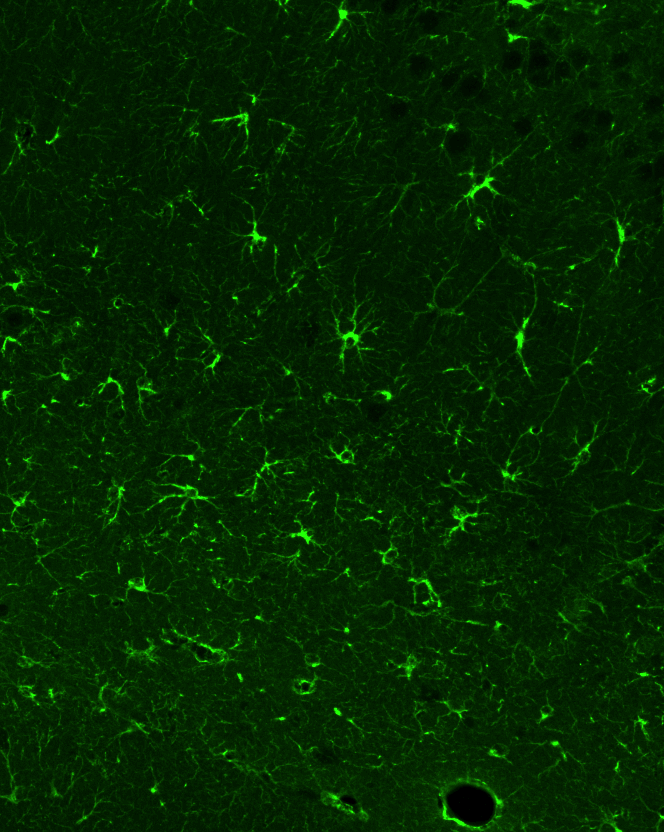
#> input picture input_sample.png, 664 x 832 px, given in place of ROI.tif, which was not available
$ python learnimage.py input_sample.png   (older library calls are emulated)
#> lines starting #> are read from the running program, lines starting #| are printed output that depends on the picture; pictures that were not available may be replaced by others from this repository, and a replacement may not be noted
# Learn image
# Rohan Borkar, Thierno Madjou Bah, Nabil Alkayed

# Dependencies: PIL, matplotlib, skimage, sklearn, numpy
from PIL import Image, ImageOps, ImageChops
import pandas as pd
import matplotlib.pyplot as plt
import matplotlib.patches as patches
import imageio
from sklearn import svm
from sklearn.preprocessing import scale
from skimage import exposure, io
from skimage.color import rgb2lab
from skimage.morphology import watershed, remove_small_objects
from skimage.segmentation import mark_boundaries, slic
from skimage.measure import label, regionprops
from skimage.feature import structure_tensor, structure_tensor_eigvals
import os
import numpy as np
from math import pi
from sys import argv
import pickle
import cv2

# ================================================
# These are a few parameters that must be set by the user before running

# Training or run on folder?
# Must be True (for training) or True (for batch run)
# True/False must be capitalized
training = True

# If training is true, please specify which image to train on
# Must be in same folder as script (.py file)
training_image = 'ROI.tif'

# Where to retrieve files from
# Please make this folder before running
data_folder = 'GFAP green'

# Where to save output files
# Please make this folder before running
output_folder = 'output'

# What to name the output CSV file with the percentages
csv_name = 'trial1'

# Marker name
# IBA-1, GFAP, sEH, GPR-39, PGDS
marker_name = 'GFAP'

# ================================================

class LearnImage:
	def __init__(self, image):
		# Ask how many clusters to segment the image into. Cluster = actual data, digit = cell type
#> called with image = 'ROI.tif'
		self.clusters = []
		self.digits = []

		# Load image (npimg), and record width, height, directory and image name
		self.image_name = str(os.path.splitext(os.path.basename(image))[0])
		self.np_image = io.imread(image).astype(np.uint8)
#> self.np_image is the input picture: shape (832, 664, 4); mean R, G, B, A 3.9, 39.5, 0.1, 255
		print(self.np_image.shape)
#| (832, 664, 4)
		self.lab_image = cv2.cvtColor(self.np_image, cv2.COLOR_RGB2LAB)
#> self.lab_image: shape (832, 664, 3); mean of channels 0, 1, 2 31.9, 107.9, 145.1
		self.gray_image = cv2.cvtColor(self.lab_image, cv2.COLOR_RGB2GRAY)
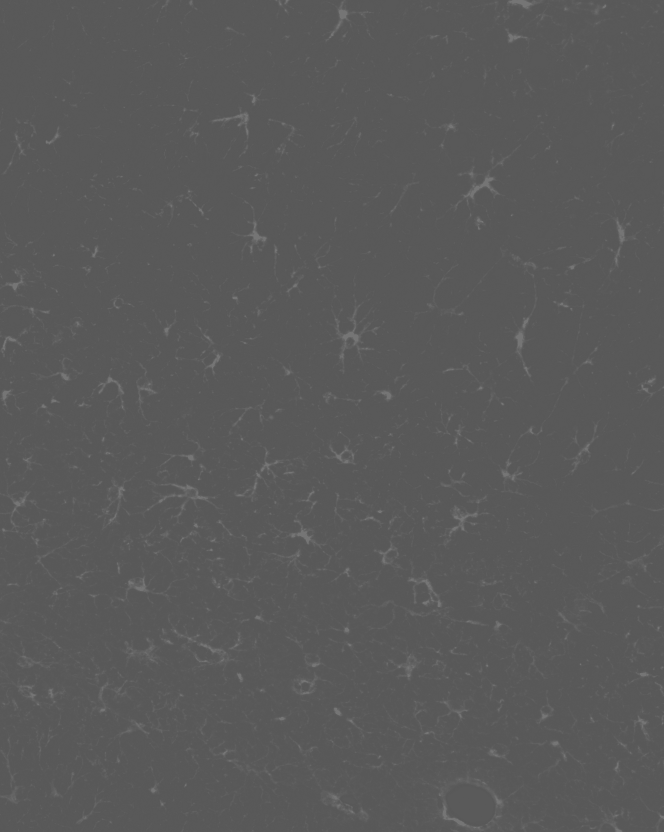
#> self.gray_image: shape (832, 664); min 88, max 117, mean 89.5

		self.r = self.np_image[:,:,0]
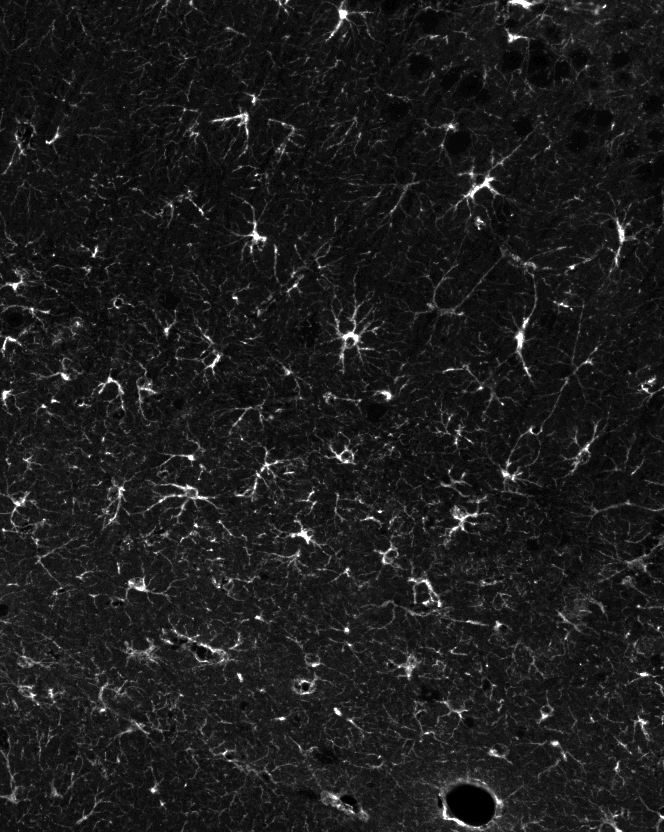
#> self.r: shape (832, 664); min 0, max 34, mean 3.9; drawn with min black and max white
		self.g = self.np_image[:,:,1]
		self.b = self.np_image[:,:,2]
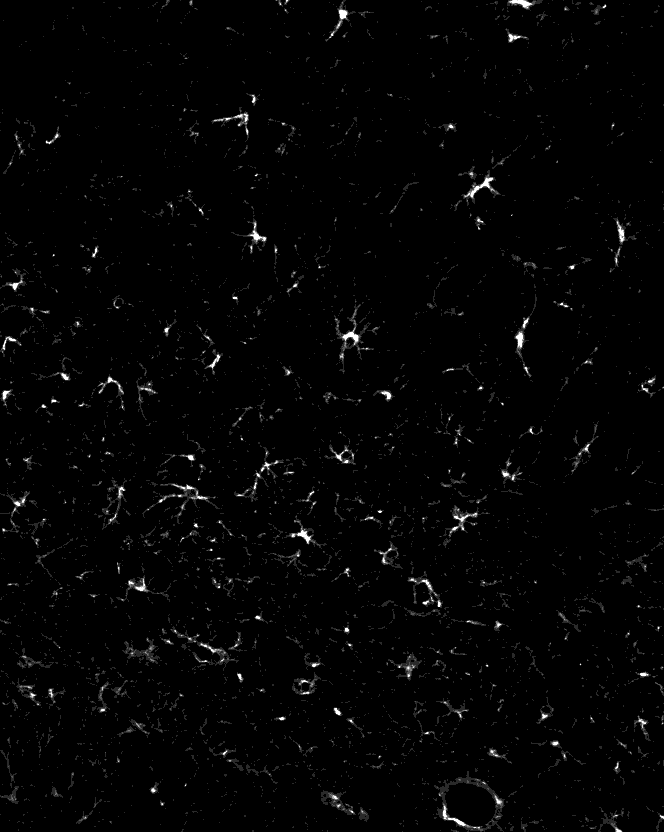
#> self.b: shape (832, 664); min 0, max 6, mean 0.094; drawn with min black and max white

		self.image_width = self.np_image.shape[0]
#> self.image_width = 832
		self.image_height = self.np_image.shape[1]
#> self.image_height = 664
		self.head, self.tail = os.path.split(image)

		# Structure tensor texture arrays
		Axx, Axy, Ayy = structure_tensor(self.r, sigma=0.1)
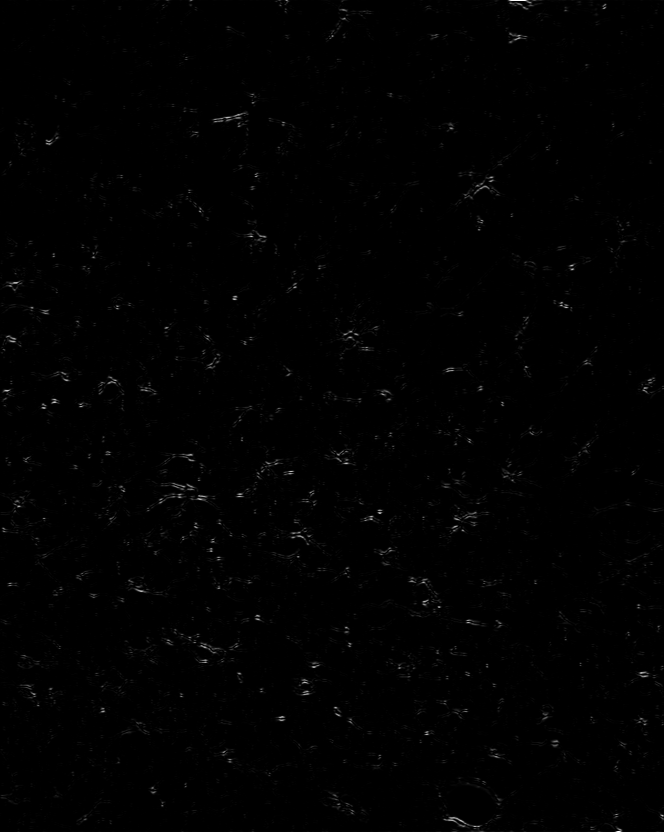
#> Axx: shape (832, 664) float64; min 0, max 0.284, mean 0.00177; drawn with min black and max white
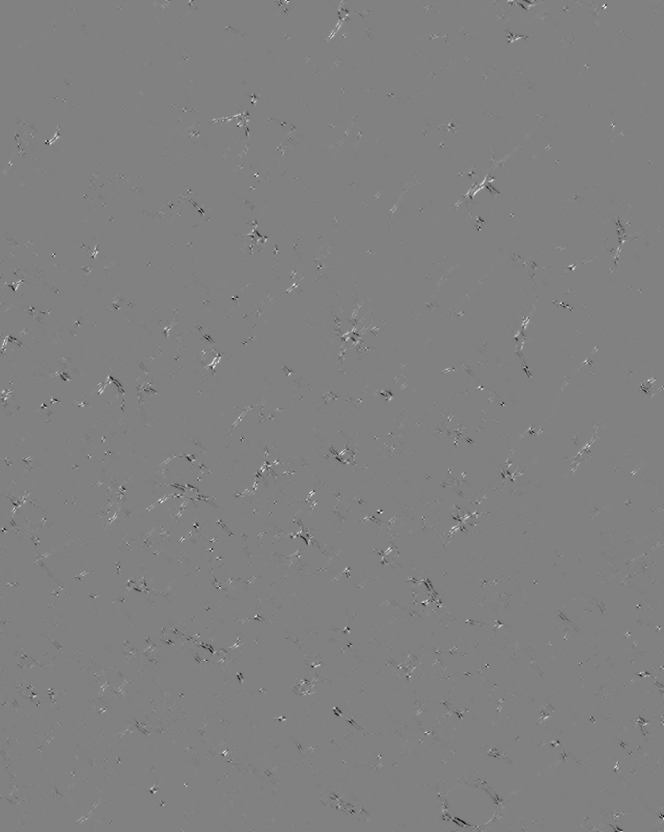
#> Axy: shape (832, 664) float64; min -0.117, max 0.114, mean -1.19e-05; drawn with min black and max white
#> (the run stopped early here; a loop or call above may not have finished)
